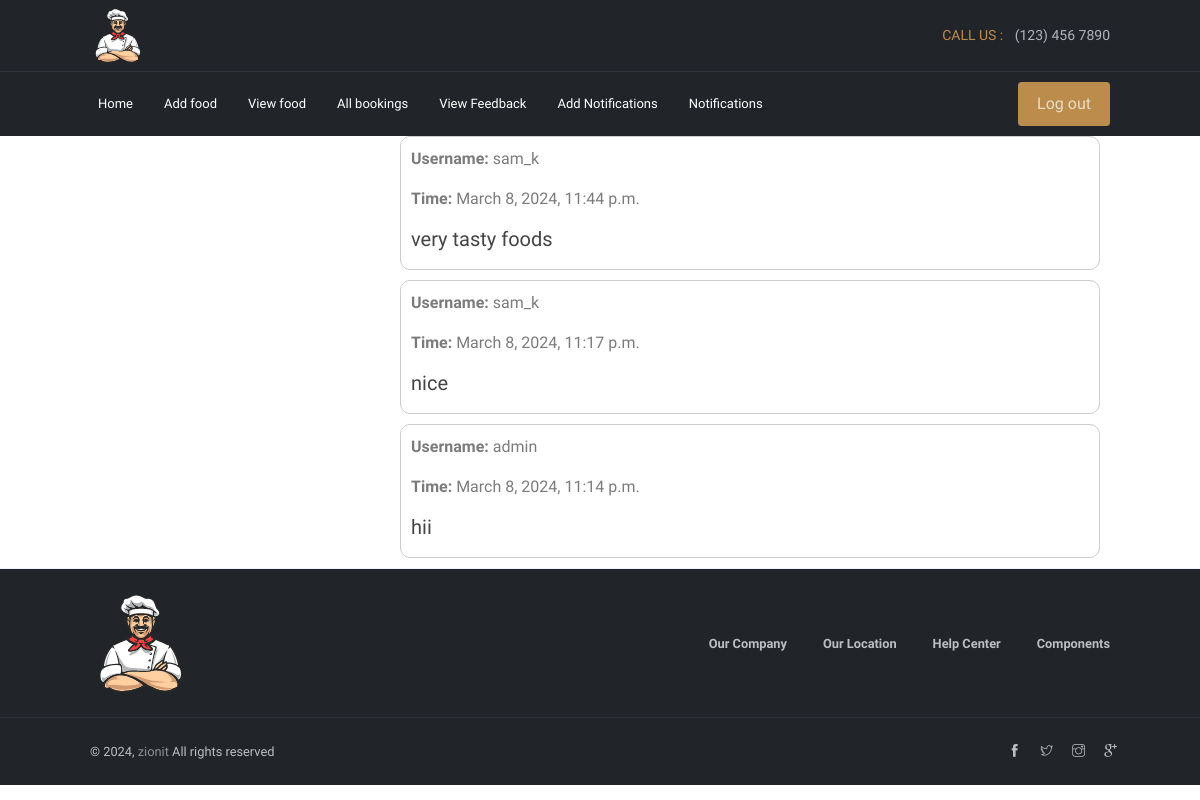
The page /feedback/ on the database its author committed.
### mess_user/models.py (models this page shows, shortened)
class Feedback(models.Model):
    user = models.ForeignKey(User, on_delete=models.CASCADE)
    content = models.TextField()
    time = models.DateTimeField(auto_now_add=True)

### mess_staff/views.py (the view)
# urls.py: path('feedback/',views.feedback,name="feedback"),
def feedback(request):
    feedbacks = Feedback.objects.all().order_by('-time')
    return render(request, 'staff/feedbacks.html', {'feedbacks': feedbacks})

### templates/staff/feedbacks.html (shortened to what this page needs)
{% extends "staff/view_fooditems.html" %}
{% load static %}
{% block content %}
  {% for feedback in feedbacks %}
    <div class="feedback-box">
      <p><strong>Username:</strong> {{ feedback.user.username }}</p>
      <p><strong>Time:</strong> {{ feedback.time }}</p>
      <h5> {{ feedback.content }}</h5>
    </div>
  {% empty %}
    <p>No feedbacks available.</p>
  {% endfor %}
{%endblock%}

### templates/staff/feedbacks.html (style rules this page uses)
.feedback-box { border: 1px solid #ccc; padding: 10px; margin-bottom: 10px; border-radius: 5px; width: 700px; border-radius: 10px; margin-left: 400px; }

### rows shown on the page
Feedback: user.username "sam_k", time "March 8, 2024, 11:44 p.m.", content "very tasty foods"
Feedback: user.username "sam_k", time "March 8, 2024, 11:17 p.m.", content "nice"
Feedback: user.username "admin", time "March 8, 2024, 11:14 p.m.", content "hii"
